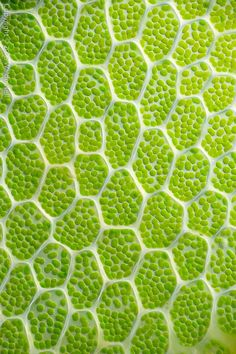
%> input picture img2.jpg, 236 x 354 px
$ octave image_segmentation.m   (GNU Octave 9; MATLAB toolbox functions it lacks are replaced by stand-ins)
%> lines starting %> are read from the running program, lines starting %| are printed output that depends on the picture; in (x1, y1, x2, y2) boxes, pixels count from 0 and x2, y2 are one past the last pixel; in counts of white or black regions, pixels touching at a corner belong together; the program's own positions count from 1
img1=imread('img2.jpg');
%> img1 is the input picture: size 354x236x3 uint8; mean R, G, B 147.6, 181.4, 63.2
img1=rgb2gray(img1);
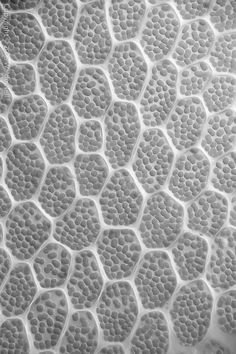
%> img1: size 354x236 uint8; min 35, max 253, mean 157.8
imshow(img1)
hold on

img2=im2bw(img1,graythresh(img1));
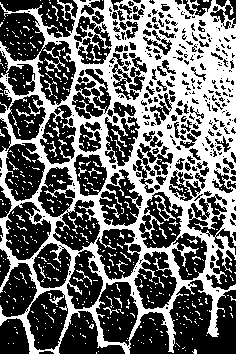
%> img2: size 354x236 logical; 41.4% white; 540 white regions (510 under 20 px), largest, box (x1, y1, x2, y2) and area: (0, 0, 236, 354) 31581, (154, 195, 176, 221) 121, (43, 47, 65, 72) 105
imshow(img2)
img2=~img2;
imshow(img2)

B=bwboundaries(img2);
%> B = 1209 boundaries; largest, box (x1, y1, x2, y2) and points: (129, 280, 236, 354) 588, (187, 194, 236, 255) 485, (139, 192, 207, 280) 457, (0, 5, 76, 105) 394, (38, 167, 100, 251) 366
imshow(img2)

text(10,10,strcat('\color{red}Objects Found:',num2str(length(B))))
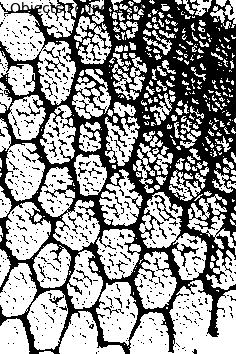
%> figure redrawn from the program's plot data
hold on

$ run again, with ss.jpg copied over img2.jpg
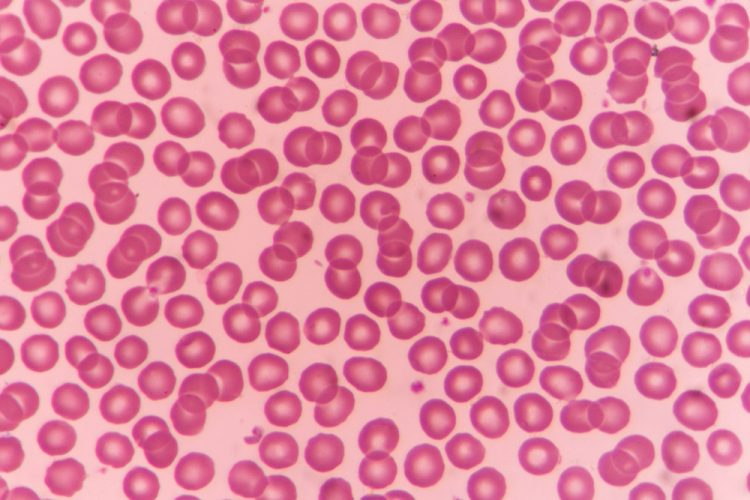
%> input picture ss.jpg, 750 x 500 px
%> img1 is the input picture: size 500x750x3 uint8; mean R, G, B 224.9, 129.8, 156.5
%> img1: size 500x750 uint8
%> `img2=im2bw(img1,graythresh(img1));`:
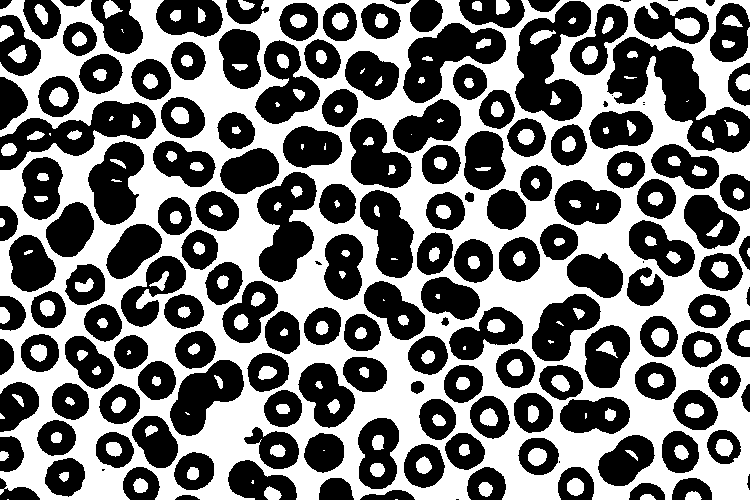
%> img2: size 500x750 logical; 46.4% white; 181 white regions (22 under 20 px), largest, box (x1, y1, x2, y2) and area: (0, 0, 750, 500) 153916, (675, 17, 700, 36) 364, (49, 87, 69, 107) 292
%> B = 335 boundaries; largest, box (x1, y1, x2, y2) and points: (607, 37, 750, 153) 540, (0, 101, 156, 170) 397, (515, 1, 591, 121) 374, (257, 172, 317, 282) 312, (403, 23, 506, 103) 292
%> `text(10,10,strcat('\color{red}Objects Found:',num2str(length(B))))`:
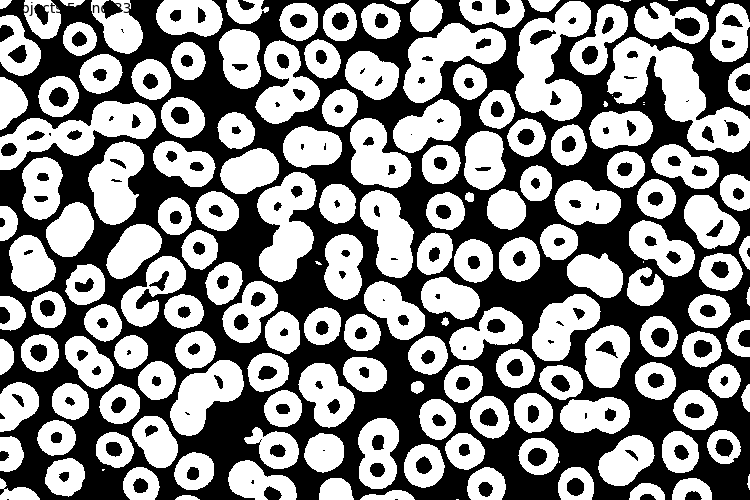
%> figure redrawn from the program's plot data
